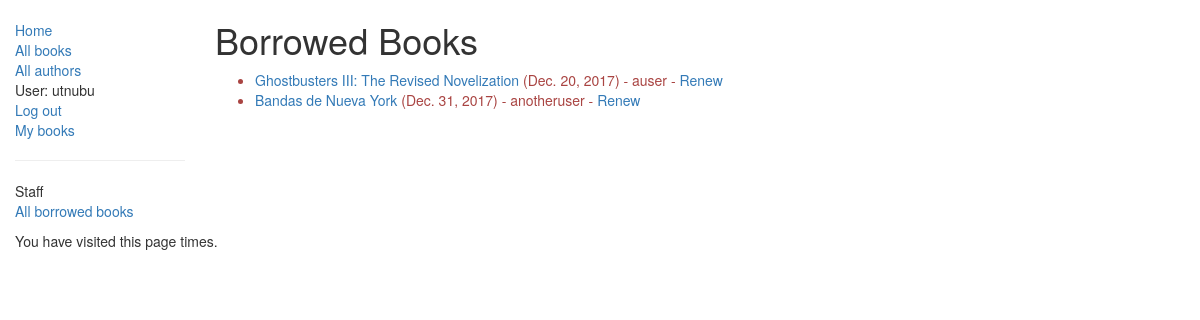
Before: /catalog/borrowed/ (signed in) with the older database file.
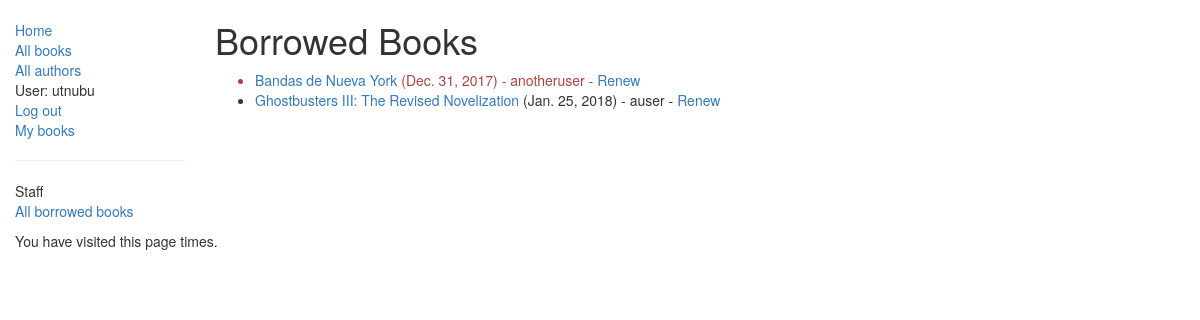
After: the same page with the newer database file.
### catalog/models.py (models this page shows, shortened)
class BookInstance(models.Model):
    id = models.UUIDField(primary_key=True, default=uuid.uuid4, help_text="Unique ID for this book across the whole library")
    book = models.ForeignKey(Book, on_delete=models.SET_NULL, null=True)
    imprint = models.CharField(max_length=200)
    due_back = models.DateField(null=True, blank=True)
    LOAN_STATUS = (
        ('m', 'Maintenance'),
        ('o', 'On Loan'),
        ('a', 'Available'),
        ('r', 'Reserved'),
        ('p', 'Between Matter Phases'),
        ('x', 'Trapped in Dimension X'),
        ('k', 'Not Yet Provided By The Free Market')
    )
    status = models.CharField(max_length=1, choices=LOAN_STATUS, blank=True, default='m', help_text='Book availability')
    borrower = models.ForeignKey(User, on_delete=models.SET_NULL, null=True, blank=True)
    class Meta:
        ordering = ['due_back']
        permissions = (("can_mark_returned", "Set book as returned"),("can_renew", "Renew book due date"))
    @property
    def is_overdue(self):
        if self.due_back and date.today() > self.due_back:
            return True
        return False

class Book(models.Model):
    title = models.CharField(max_length=200)
    author = models.ForeignKey('Author', on_delete=models.SET_NULL, null=True)
    summary = models.TextField(max_length=1000, help_text="Please enter a BRIEF description of the book")
    isbn = models.CharField('ISBN', max_length=13, help_text='13-character <a href="https://www.isbn-international.org/content/what-isbn">ISBN number</a>')
    genre = models.ManyToManyField(Genre, help_text="Select a genre for this book")
    language = models.ForeignKey(Language, on_delete=models.SET_NULL, null=True)
    def get_absolute_url(self):
        return reverse('book-detail', args=[str(self.id)])
    def display_genre(self):
        """
        Returns first 3 genres in short description string so admin site can display
        """
        return ', '.join([genre.name for genre in self.genre.all()[:3]])
    display_genre.short_description = 'Hurf Blurf'

### catalog/views.py (the view)
class AllBooksLoanedListView(PermissionRequiredMixin, LoginRequiredMixin, generic.ListView):
    permission_required = ('catalog.can_mark_returned', )
    model = BookInstance
    template_name = 'catalog/bookinstance_list_borrowed_all.html'
    paginate_by = 10
    def get_queryset(self):
        return BookInstance.objects.filter(status__exact='o').order_by('due_back')

### catalog/templates/catalog/bookinstance_list_borrowed_all.html
{% extends "base_generic.html" %}
{% block content %}
    <h1>Borrowed Books</h1>
    {% if bookinstance_list %}
    <ul>
        {% for bookinst in bookinstance_list %}
        <li class="{% if bookinst.is_overdue %}text-danger{% endif %}">
            <a href="{{ bookinst.book.get_absolute_url }}">{{ bookinst.book.title }}</a> ({{ bookinst.due_back }}) - {{ bookinst.borrower }}
            {% if perms.catalog.can_renew %}- <a href="{% url 'renew-book-librarian' bookinst.id %}">Renew</a>{% endif %}
        </li>
        {% endfor %}
    </ul>
    {% else %}
    <p>No books have been borrowed.</p>
    {% endif %}
{% endblock %}

Changed rows visible on the page:
shown differently, row unchanged: BookInstance "Dec. 31, 2017": moves up the list
changed BookInstance "Ghostbusters III: The Revised Novelization": due_back "Dec. 20, 2017" → "Jan. 25, 2018"
